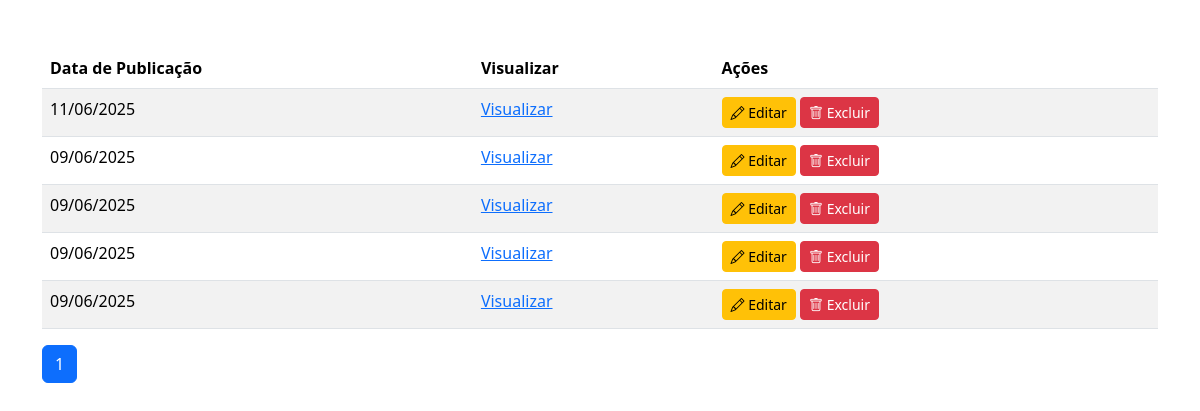
The page /admin/boletimseca.php?busca=boletim on the database as committed earlier.
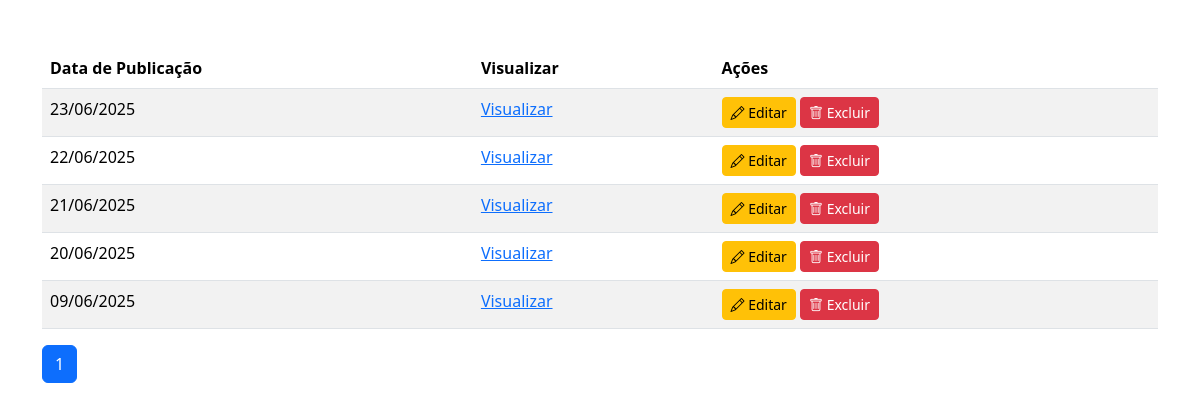
The same page on the database as committed later.
### tables this page shows
CREATE TABLE `boletins` (
  `id` int(11) NOT NULL,
  `nome` varchar(255) NOT NULL,
  `arquivo` varchar(255) NOT NULL,
  `data_upload` timestamp NOT NULL DEFAULT current_timestamp()
);

### admin/boletimseca.php (the view, shortened to what this page needs)
<?php include "../conexao.php"; ?>
<?php
$por_pagina = 5;
$pagina = isset($_GET['pagina']) ? (int)$_GET['pagina'] : 1;
$inicio = ($pagina - 1) * $por_pagina;
$busca = isset($_GET['busca']) ? trim($conn->real_escape_string($_GET['busca'])) : '';
$where = '';
if (preg_match('/^\d{2}\/\d{2}\/\d{4}$/', $busca)) {
    $partes = explode('/', $busca);
    $data_convertida = $partes[2] . '-' . $partes[1] . '-' . $partes[0];
    $where = "WHERE data_upload = '$data_convertida'";
} elseif (!empty($busca)) {
    $where = "WHERE nome LIKE '%$busca%' OR arquivo LIKE '%$busca%'";
}
$total_query = $conn->query("SELECT COUNT(*) as total FROM boletins $where");
$total_result = $total_query->fetch_assoc();
$total = $total_result['total'];
$total_paginas = ceil($total / $por_pagina);
$sql = "SELECT * FROM boletins $where ORDER BY data_upload DESC LIMIT $inicio, $por_pagina";
$result = $conn->query($sql);
?>
<!DOCTYPE html>
<html lang="pt-br">
<head>
  <link rel="stylesheet" href="https://cdnjs.cloudflare.com/ajax/libs/bootstrap/5.3.3/css/bootstrap.min.css">
    <link rel="stylesheet" href="https://cdnjs.cloudflare.com/ajax/libs/font-awesome/6.5.2/css/all.min.css"crossorigin="anonymous" />
  <link rel="stylesheet" href="https://cdnjs.cloudflare.com/ajax/libs/aos/2.3.4/aos.css" />
  <link rel="stylesheet" href="https://cdnjs.cloudflare.com/ajax/libs/bootstrap/5.3.3/css/bootstrap.min.css" />
  <link rel="stylesheet" href="https://cdnjs.cloudflare.com/ajax/libs/bootstrap-icons/1.11.3/font/bootstrap-icons.min.css" />
  <link rel="stylesheet" href="https://cdnjs.cloudflare.com/ajax/libs/boxicons/2.1.4/css/boxicons.min.css" />
  <link rel="stylesheet" href="https://cdnjs.cloudflare.com/ajax/libs/boxicons/2.1.4/css/animations.min.css" />
  <link rel="stylesheet" href="https://cdnjs.cloudflare.com/ajax/libs/glightbox/3.3.0/css/glightbox.min.css" />
  <link rel="stylesheet" href="https://cdnjs.cloudflare.com/ajax/libs/Swiper/11.0.5/swiper-bundle.css" />
  <link rel="stylesheet" href="https://unpkg.com/leaflet/dist/leaflet.css" />
  <link rel="stylesheet" href="https://cdnjs.cloudflare.com/ajax/libs/Chart.js/3.7.0/chart.min.css">
</head>
<body class="container py-5">
   <table class="table table-striped table-hover">
    <thead>
        <tr>
            <th>Data de Publicação</th>
            <th>Visualizar</th>
            <th>Ações</th>
        </tr>
    </thead>
    <tbody>
        <?php if ($result->num_rows > 0): ?>
            <?php while ($row = $result->fetch_assoc()): ?>
            <tr>
                <td><?= date('d/m/Y', strtotime($row['data_upload'])) ?></td>
                <td><a href="../uploads/<?= $row['arquivo'] ?>" target="_blank">Visualizar</a></td>
                <td>
                    <a href="editarBD.php?id=<?= $row['id'] ?>" class="btn btn-sm btn-warning"><i class="bi bi-pencil"></i> Editar</a>
                    <a href="excluirBD.php?id=<?= $row['id'] ?>" class="btn btn-sm btn-danger" onclick="return confirm('Deseja excluir?');"><i class="bi bi-trash"></i> Excluir</a>
                </td>
            </tr>
            <?php endwhile; ?>
        <?php else: ?>
            <tr>
                <td colspan="3">Nenhum boletim encontrado.</td>
            </tr>
        <?php endif; ?>
    </tbody>
</table>
<nav>
    <ul class="pagination">
        <?php for ($i = 1; $i <= $total_paginas; $i++): ?>
        <li class="page-item <?= ($i == $pagina) ? 'active' : '' ?>">
            <a class="page-link" href="?pagina=<?= $i ?>&busca=<?= urlencode($busca) ?>"><?= $i ?></a>
        </li>
        <?php endfor; ?>
    </ul>
</nav>
</body>
</html>

Rows that differ between the two databases and show on the page:
removed boletins: data_upload "09/06/2025"
added boletins: data_upload "23/06/2025"
changed boletins (number 2 of 5 on the later page): data_upload "09/06/2025" → "22/06/2025"; moves up the list
changed boletins (number 3 of 5 on the later page): data_upload "11/06/2025" → "21/06/2025"
changed boletins (number 4 of 5 on the later page): data_upload "09/06/2025" → "20/06/2025"
